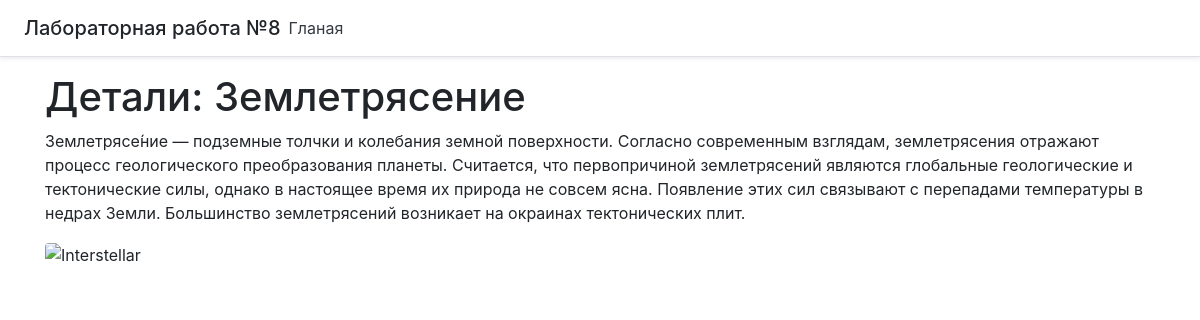
Page /2/ on the committed database.
### main/models.py (models this page shows, shortened)
class Phenomenon(models.Model):
    name = models.CharField(max_length=30)

class Description(models.Model):
    phen_id = models.ForeignKey(Phenomenon, on_delete=models.CASCADE)
    description = models.CharField(max_length=1500)

### main/views.py (the view)
# urls.py: path('<int:phen_id>/', views.details, name='details'),
def details(request, phen_id):
    phen_list = Phenomenon.objects.all()
    for i in phen_list:
        if i.id == phen_id:
            phen = i
    description = get_object_or_404(Description, pk=phen_id)
    return render(request, 'main/details.html', {'pnen': phen, 'description': description})

### main/templates/main/details.html (shortened to what this page needs)
{% extends 'main/base.html'%}
{% block content %}
    <h1>Детали: {{ pnen.name }}</h1>
    <p class="card-text">{{ description.description }}</p>
    {% if pnen.id == 2 %}
        <img style="max-width: 300px; height: auto" src=static/main/images/2.jpg" alt="Interstellar" class="rounded img-fluid">
    {% endif %}
{% endblock %}

### rows in the picture
Phenomenon: name "Землетрясение"
Description: description "Землетрясе́ние — подземные толчки и колебания земной поверхности. Согласно современным взглядам, землетрясения отражают процесс геологического преобразования планеты. Cчитается, что первопричиной землетрясений являются глобальные геологические и тектонические силы, однако в настоящее время их природа не совсем ясна. Появление этих сил связывают с перепадами температуры в недрах Земли. Большинство землетрясений возникает на окраинах тектонических плит."
